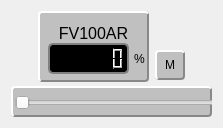
       <widget class="QWidget" name="widgetFV100AR" native="true">
        <property name="geometry">
         <rect>
          <x>10</x>
          <y>360</y>
          <width>223</width>
          <height>128</height>
         </rect>
        </property>
        <property name="sizePolicy">
         <sizepolicy hsizetype="MinimumExpanding" vsizetype="MinimumExpanding">
          <horstretch>0</horstretch>
          <verstretch>0</verstretch>
         </sizepolicy>
        </property>
        <property name="minimumSize">
         <size>
          <width>223</width>
          <height>128</height>
         </size>
        </property>
        <property name="toolTip">
         <string>Abertura do damper de Ar</string>
        </property>
        <layout class="QVBoxLayout" name="verticalLayout_7">
         <item>
          <layout class="QHBoxLayout" name="horizontalLayout_5">
           <item>
            <spacer name="horizontalSpacer">
             <property name="orientation">
              <enum>Qt::Orientation::Horizontal</enum>
             </property>
             <property name="sizeHint" stdset="0">
              <size>
               <width>40</width>
               <height>20</height>
              </size>
             </property>
            </spacer>
           </item>
           <item>
            <widget class="QWidget" name="widgetCtrlFV100AR" native="true">
             <property name="minimumSize">
              <size>
               <width>111</width>
               <height>71</height>
              </size>
             </property>
             <property name="toolTip">
              <string/>
             </property>
             <property name="accessibleDescription">
              <string/>
             </property>
             <property name="autoFillBackground">
              <bool>false</bool>
             </property>
             <property name="styleSheet">
              <string notr="true">#widgetCtrlFV100AR {
    background-color: #c0c0c0; /* Uma cor de fundo neutra */
    border-width: 2px;
    border-style: solid;
    border-color: #ffffff #888888 #888888 #ffffff; /* Bordas: cima, direita, baixo, esquerda */
    border-radius: 4px; /* Bordas arredondadas (opcional) */
    padding: 4px; /* Espaçamento interno (opcional) */
}</string>
             </property>
             <widget class="QLabel" name="label_32">
              <property name="geometry">
               <rect>
                <x>20</x>
                <y>10</y>
                <width>71</width>
                <height>22</height>
               </rect>
              </property>
              <property name="sizePolicy">
               <sizepolicy hsizetype="Minimum" vsizetype="Minimum">
                <horstretch>0</horstretch>
                <verstretch>0</verstretch>
               </sizepolicy>
              </property>
              <property name="font">
               <font>
                <pointsize>12</pointsize>
               </font>
              </property>
              <property name="text">
               <string>FV100AR</string>
              </property>
              <property name="alignment">
               <set>Qt::AlignmentFlag::AlignBottom|Qt::AlignmentFlag::AlignHCenter</set>
              </property>
             </widget>
             <widget class="QLCDNumber" name="lcdFV100AR">
              <property name="geometry">
               <rect>
                <x>10</x>
                <y>32</y>
                <width>81</width>
                <height>31</height>
               </rect>
              </property>
              <property name="sizePolicy">
               <sizepolicy hsizetype="MinimumExpanding" vsizetype="MinimumExpanding">
                <horstretch>0</horstretch>
                <verstretch>0</verstretch>
               </sizepolicy>
              </property>
              <property name="styleSheet">
               <string notr="true">#lcdFV100AR {
        color: red;
        background-color: black;
        border: 2px solid gray;
        border-radius: 5px;
    }</string>
              </property>
              <property name="smallDecimalPoint">
               <bool>true</bool>
              </property>
              <property name="digitCount">
               <number>6</number>
              </property>
             </widget>
             <widget class="QLabel" name="label_33">
              <property name="geometry">
               <rect>
                <x>96</x>
                <y>40</y>
                <width>16</width>
                <height>16</height>
               </rect>
              </property>
              <property name="text">
               <string>%</string>
              </property>
             </widget>
            </widget>
           </item>
           <item>
            <layout class="QVBoxLayout" name="verticalLayout_11">
             <item>
              <spacer name="verticalSpacer_3">
               <property name="orientation">
                <enum>Qt::Orientation::Vertical</enum>
               </property>
               <property name="sizeHint" stdset="0">
                <size>
                 <width>20</width>
                 <height>40</height>
                </size>
               </property>
              </spacer>
             </item>
             <item>
              <widget class="QPushButton" name="pbAMFV100AR">
               <property name="sizePolicy">
                <sizepolicy hsizetype="MinimumExpanding" vsizetype="MinimumExpanding">
                 <horstretch>0</horstretch>
                 <verstretch>0</verstretch>
                </sizepolicy>
               </property>
               <property name="minimumSize">
                <size>
                 <width>30</width>
                 <height>30</height>
                </size>
               </property>
               <property name="styleSheet">
                <string notr="true">#pbAMFV100AR {
    background-color: #c0c0c0; /* Uma cor de fundo neutra */
    border-width: 2px;
    border-style: solid;
    border-color: #ffffff #888888 #888888 #ffffff; /* Bordas: cima, direita, baixo, esquerda */
    border-radius: 4px; /* Bordas arredondadas (opcional) */
    padding: 4px; /* Espaçamento interno (opcional) */
}</string>
               </property>
               <property name="text">
                <string>M</string>
               </property>
               <property name="checkable">
                <bool>true</bool>
               </property>
              </widget>
             </item>
            </layout>
           </item>
           <item>
            <spacer name="horizontalSpacer_6">
             <property name="orientation">
              <enum>Qt::Orientation::Horizontal</enum>
             </property>
             <property name="sizeHint" stdset="0">
              <size>
               <width>40</width>
               <height>20</height>
              </size>
             </property>
            </spacer>
           </item>
          </layout>
         </item>
         <item>
          <widget class="QWidget" name="widgetSliderFV100AR" native="true">
           <property name="sizePolicy">
            <sizepolicy hsizetype="Minimum" vsizetype="Minimum">
             <horstretch>0</horstretch>
             <verstretch>0</verstretch>
            </sizepolicy>
           </property>
           <property name="minimumSize">
            <size>
             <width>201</width>
             <height>31</height>
            </size>
           </property>
           <property name="toolTip">
            <string/>
           </property>
           <property name="styleSheet">
            <string notr="true">#widgetSliderFV100AR {
    background-color: #c0c0c0; /* Uma cor de fundo neutra */
    border-width: 2px;
    border-style: solid;
    border-color: #ffffff #888888 #888888 #ffffff; /* Bordas: cima, direita, baixo, esquerda */
    border-radius: 4px; /* Bordas arredondadas (opcional) */
    padding: 4px; /* Espaçamento interno (opcional) */
}</string>
           </property>
           <widget class="QSlider" name="verticalSliderFV100AR">
            <property name="geometry">
             <rect>
              <x>4</x>
              <y>7</y>
              <width>201</width>
              <height>20</height>
             </rect>
            </property>
            <property name="toolTip">
             <string/>
            </property>
            <property name="orientation">
             <enum>Qt::Orientation::Horizontal</enum>
            </property>
           </widget>
          </widget>
         </item>
        </layout>
       </widget>
